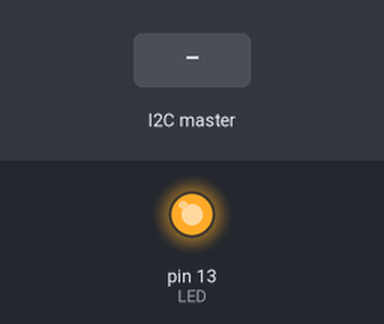
A sketch run on a simulated Arduino Uno, built with avr-gcc and run on an emulated ATmega328P. On the bench: output pins drawn as LEDs (lit = HIGH). Inputs (shaded band) come from the test bench. What the sketch prints to the serial monitor is not drawn.

Above: at 1.2 s.
1.3 s: the I2C master sends the byte 1
At 1.6 s:
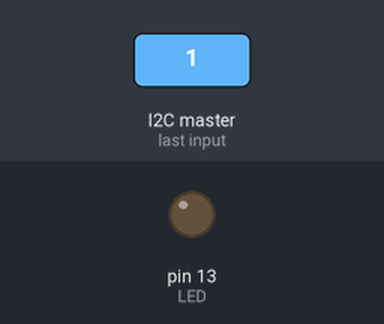
Timing chart, 0 to 4.3 s (numbered marks = the images above; inputs shaded):
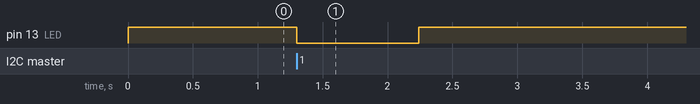

The sketch:

iic.arduino.ino
```cpp
#include <Wire.h>
int LED = 13;
int x = 0;

void setup()
{
  pinMode (LED, OUTPUT);
  Wire.begin(0x24);
  Wire.onReceive(receiveEvent);
  Serial.begin(100000);
}

void receiveEvent(int bytes)
{
   x = Wire.read();
   digitalWrite(LED, LOW);
   delay(200000);
   digitalWrite(LED, HIGH);
   Serial.print(x);
}

void loop()
{

//  if (x <= 3)
//  {
    digitalWrite(LED, HIGH);
//  }
//  else
//  {
//    digitalWrite(LED, LOW);
//  }
}
```

Measured:
- after the input at 1.3 s, pin 13 (LED): HIGH → LOW at once, → HIGH 0.94 s later
